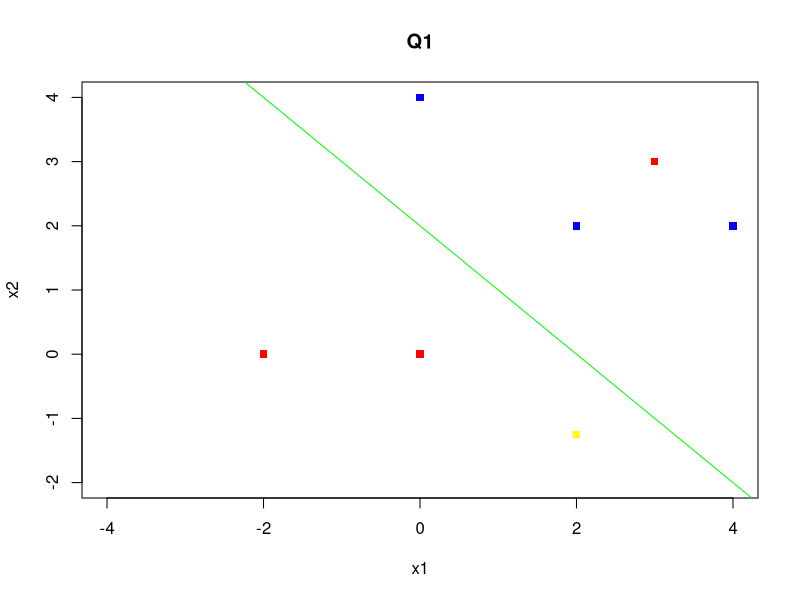

The R source for this figure:
x1_plus = c(0, -2)
x2_plus = c(0, 0)

x1_minus = c(2, 4, 0)
x2_minus = c(2, 2, 4)



plot(c(), c(), 
     ylim=c(-2,4), 
     xlim=c(-4,4), 
     pch = 15,
     xlab = "x1",
     ylab = "x2",
     main = "Q1"
     )
points(x1_plus, x2_plus, col = "red", pch = 15)
points(x1_minus, x2_minus, col = "blue", pch = 15)



abline(a = 2, b = -1, col = "green")



points(x = 3, y = 3, col = "red", pch = 15)


points(x = 2, y = -1.25, col = "yellow", pch = 15)